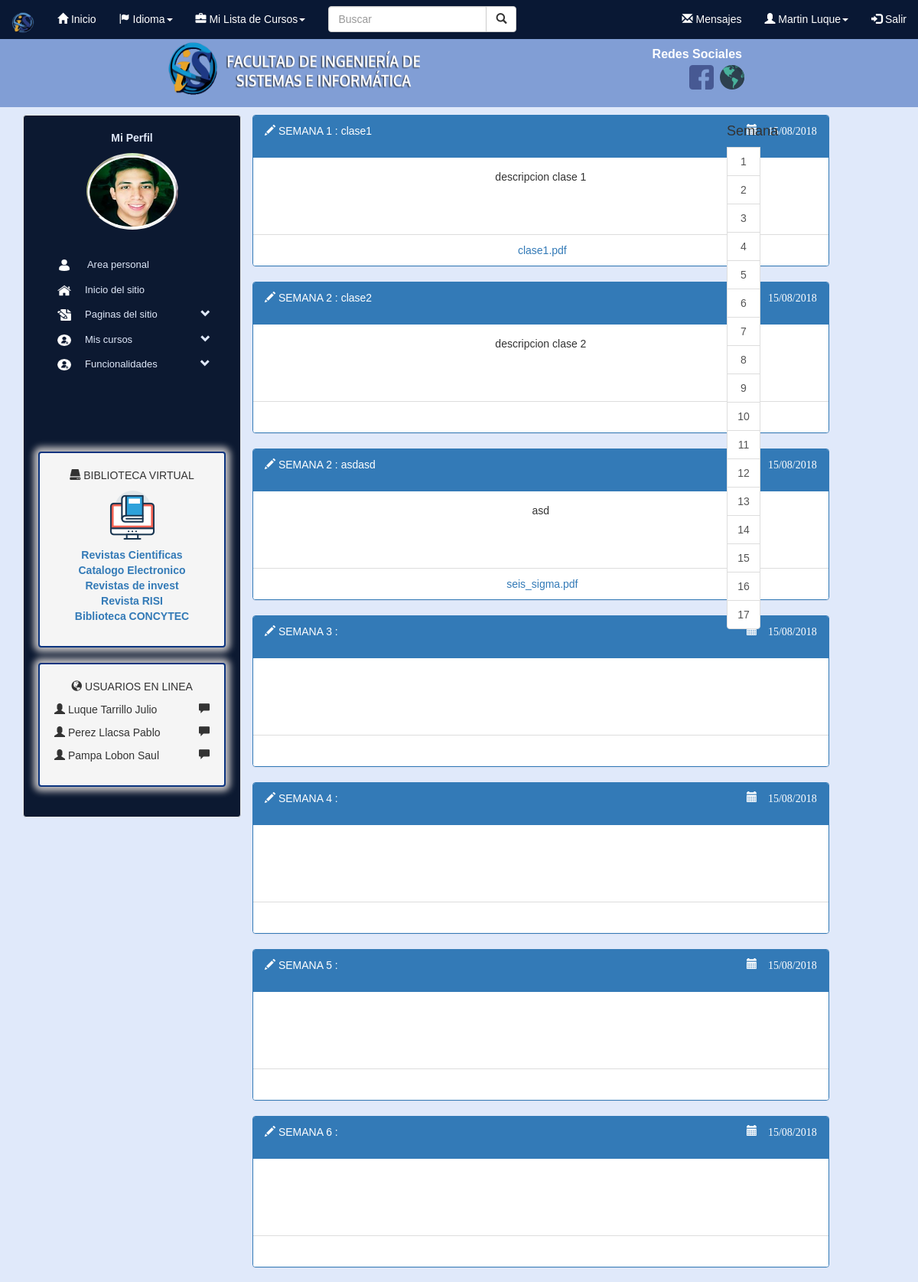
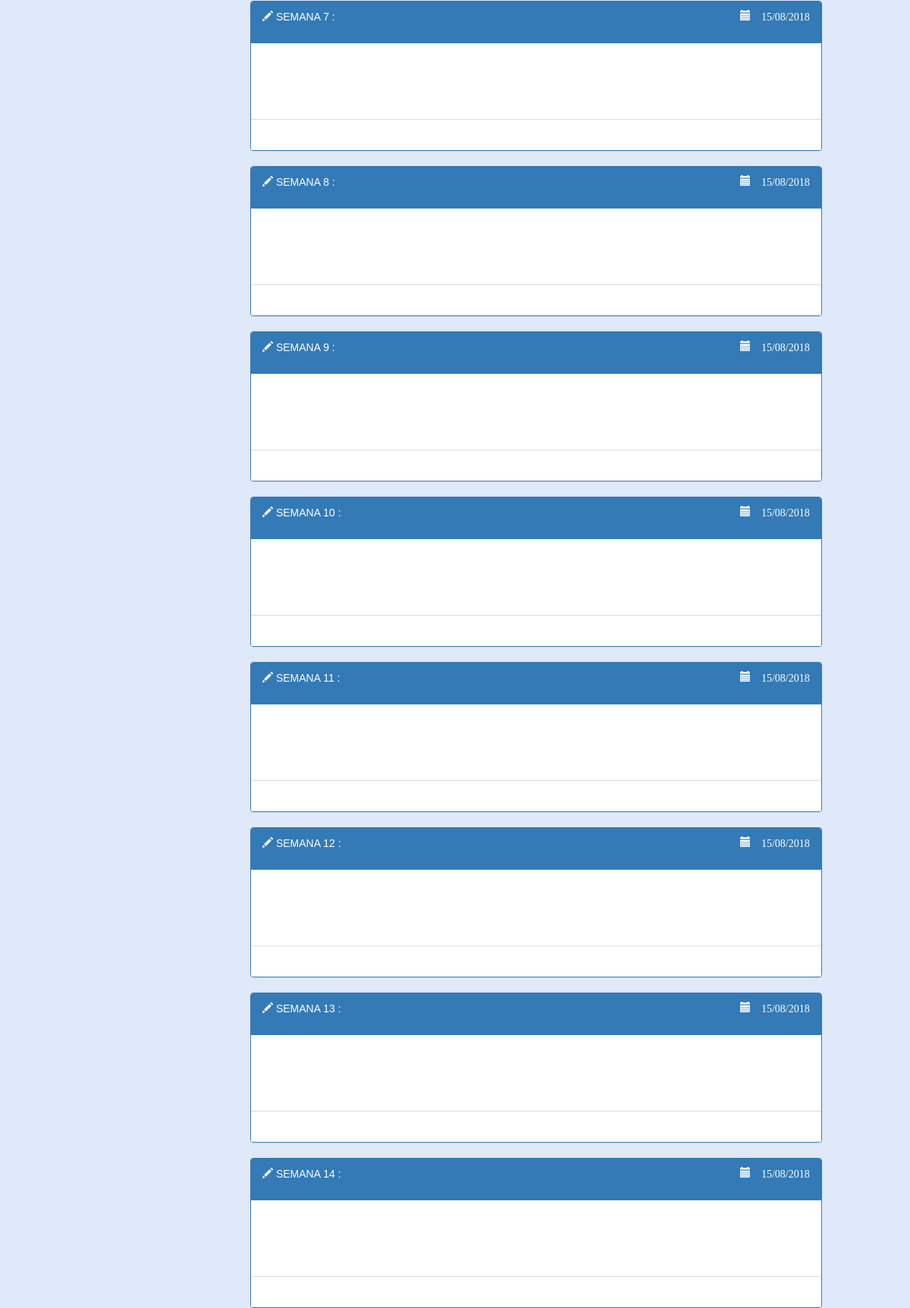
Screenshot of /paginas/curso.php?id=1 (signed in, upper part) with the database file from the repository (2 pictures, top to bottom).
### tables this page shows
CREATE TABLE IF NOT EXISTS `clase` (
  `idClase` int(11) NOT NULL AUTO_INCREMENT,
  `idCurso` int(11) DEFAULT NULL,
  `semana` int(11) DEFAULT NULL,
  `nombre` varchar(50) DEFAULT NULL,
  `descripcion` varchar(200) DEFAULT NULL,
  `fecha_subida` date DEFAULT NULL,
  `archivo` varchar(100) DEFAULT NULL,
  PRIMARY KEY (`idClase`),
  KEY `FK_clase_curso` (`idCurso`),
  CONSTRAINT `FK_clase_curso` FOREIGN KEY (`idCurso`) REFERENCES `curso` (`idCurso`)
);

### paginas/curso.php (called while the page is built, shortened)
<?php session_start();
	require '../admin/config.php';
	require '../php/funciones.php';
	$conexion = conexion($bd_config);
	$id_curso = id_curso($_GET['id']);
	$clases = obtener_clases_por_id($conexion, $id_curso);
	require "../views/curso.view.php";
 ?>

### php/funciones.php (called while the page is built, shortened)
<?php
function limpiarDatos($datos){
	$datos = trim($datos);
	$datos = stripslashes($datos);
	$datos = htmlspecialchars($datos);
	return $datos;
}
function id_curso($id){
	return (int)limpiarDatos($id);
}
function obtener_clases_por_id($conexion, $idCurso){
	$resultado = $conexion->query("SELECT * FROM clase WHERE clase.idCurso = $idCurso");
	$resultado->execute();
	return $resultado->fetchAll();
}
?>

### views/curso.view.php (the view, shortened to what this page needs)
<?php require "../views/header.view.php"; ?>
<div class="container text-center" style="margin-top:10px;">
    <div class=="row">
        <?php require "../views/menuNav.view.php"; ?>
        <div class="col-sm-9">
            <div class="row">
                <div class="col-sm-11" >
                    <?php for ($i = 0 ; $i <17 ; $i++): ?>
                        <?php $encontrado = FALSE; ?>
                        <?php foreach ($clases as $clase): ?>
                            <?php if (($i+1) == $clase['semana']): ?>
                                <div class="panel panel-primary" id="<?php echo $i+1; ?>">
                                    <div class="panel-heading text-left">
                                        <p><span class="glyphicon glyphicon-pencil"></span> SEMANA <?php echo $i+1; ?> : <?php echo isset($clase['nombre']) ? $clase['nombre'] : ""; ?> <span class="glyphicon glyphicon-calendar" style="float:right"> 15/08/2018</span></p>
                                    </div>
                                    <div class="panel-body">
                                        <p>
                                            <?php echo isset($clase['descripcion']) ? $clase['descripcion'] : ""; ?>
                                        </p>
                                    </div>
                                    <ul class="list-group">
                                        <li class="list-group-item"><a href="<?php echo RUTA ?>clases/<?php echo $clase['archivo'] ?>"><img src="" alt=""> <?php echo isset($clase['archivo']) ? $clase['archivo'] : ""; ?></a></li>
                                    </ul>
                                </div>
                                <?php $encontrado = true; ?>
                            <?php endif ?>
                        <?php endforeach ?>
                            <?php if ($encontrado==false): ?>
                                <div class="panel panel-primary" id="<?php echo $i+1; ?>">
                                    <div class="panel-heading text-left">
                                        <p><span class="glyphicon glyphicon-pencil"></span> SEMANA <?php echo $i+1; ?> :  <span class="glyphicon glyphicon-calendar" style="float:right"> 15/08/2018</span></p>
                                    </div>
                                    <div class="panel-body">
                                    </div>
                                    <ul class="list-group">
                                        <li class="list-group-item"><a href="#"><img src="" alt=""> </a></li>
                                    </ul>
                                </div>
                            <?php endif ?>
                    <?php endfor ?>
                </div>
                <div class="col-sm-1 lista-semana" >
                    <ul class="list-group">
                        <h4 class="titulo">Semana</h4>
                        <a href="#" class="list-group-item item-semana">1</a>
                        <a href="#1" class="list-group-item item-semana">2</a>
                        <a href="#2" class="list-group-item item-semana">3</a>
                        <a href="#3" class="list-group-item item-semana">4</a>
                        <a href="#4" class="list-group-item item-semana">5</a>
                        <a href="#5" class="list-group-item item-semana">6</a>
                        <a href="#6" class="list-group-item item-semana">7</a>
                        <a href="#7" class="list-group-item item-semana">8</a>
                        <a href="#8" class="list-group-item item-semana">9</a>
                        <a href="#9" class="list-group-item item-semana">10</a>
                        <a href="#10" class="list-group-item item-semana">11</a>
                        <a href="#11" class="list-group-item item-semana">12</a>
                        <a href="#12" class="list-group-item item-semana">13</a>
                        <a href="#13" class="list-group-item item-semana">14</a>
                        <a href="#14" class="list-group-item item-semana">15</a>
                        <a href="#15" class="list-group-item item-semana">16</a>
                        <a href="#16" class="list-group-item item-semana">17</a>
                    </ul>
                </div>
            </div>
        </div>
    </div>
</div>
</body>
</html>

### diseño/aula.css (style rules this page uses)
* { padding: 0px; margin: 0px; box-sizing: border-box; font-family: sans-serif; }
.panel-heading { height: 55px; }
.panel-body { height: 100px; }
div div .item-semana { padding: 8px 5px; }
div div .lista-semana { padding: 2px; position: fixed; right: 17%; width: 4%; }

### rows the page displays
clase: nombre "clase1", descripcion "descripcion clase 1", archivo "clase1.pdf"
clase: nombre "clase2", descripcion "descripcion clase 2"
clase: nombre "asdasd", descripcion "asd", archivo "seis_sigma.pdf"

### other values shown
$_SESSION['nombre'] "Martin"
$_SESSION['apellidos'] "Luque"
